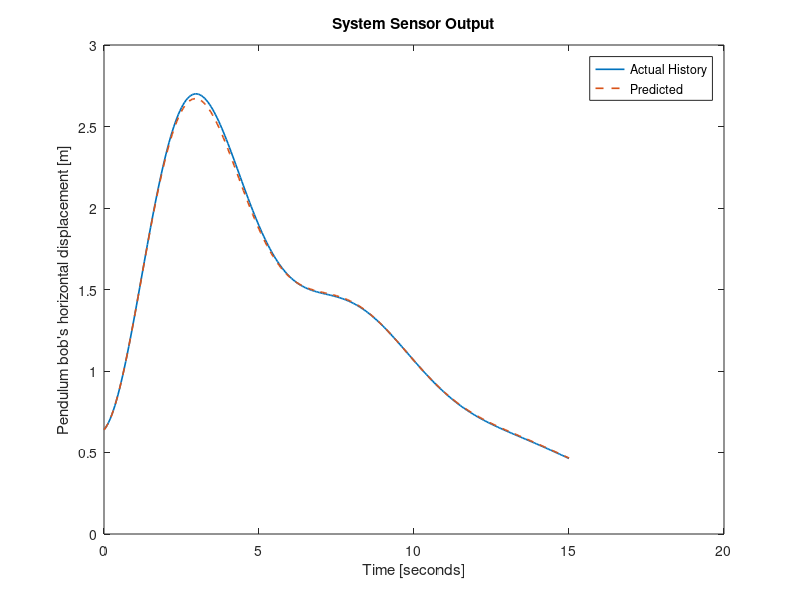

The MATLAB source for this figure:
clear; clc; close all;

% ASEN 5044
% Midterm 1, 10/10/2024
% Author - Jash Bhalavat

%% Problem 1

% Given constants
g = 9.81;
l = 1.85;
m = 2;
M = 4;

% Load data and assign variables
data = load("midterm1problem1data.mat");
Kc = data.Kc;
thist = data.thist;
yNLhist = data.yNLhist;

% Part c
delta_t = 0.05;

% CT LTI matrices as computed in part c
A_bar = [0 1 0 0; 0 0 m*g/M 0; 0 0 0 1; 0 0 (g/(l*M))*(M + m) 0];
B_bar = [0; 1/M; 0; 1/(l*M)];
C_bar = [1 0 -l 0];
D_bar = [0];

% Construct A_hat matrix
size_A = size(A_bar);
size_B = size(B_bar);
zeros_A_hat = zeros(size_B(2), size_A(1) + size_B(2));
A_hat = [A_bar, B_bar; zeros_A_hat];

% Compute matrix exponential of A_hat matrix
matrix_exponential_A_hat = expm(A_hat * delta_t);

% Get F, G, H, M matrices
F = matrix_exponential_A_hat(1:4, 1:4);
G = matrix_exponential_A_hat(1:4, end);
H = C_bar;
M = D_bar;

% Stability
eigenvalues_F = eig(A_bar);

% Observability
O = [H; H*F; H*F*F; H*F*F*F];
observ = rank(O);


% Part d
% Construct L and y matrices as computed in part d
L = [H*(F - G*Kc); H*(F - G*Kc)^2; H*(F - G*Kc)^3; H*(F - G*Kc)^4];
y = [yNLhist(2); yNLhist(3); yNLhist(4); yNLhist(5)];

% Compute x_hat_0
x_hat_0 = inv(L' * L) * L' * y;

% Using x_hat_0, get first u_0 and y_0
u_0 = -Kc * x_hat_0;
y_0 = H * x_hat_0;

% Assign first approximations to predicted vectors
x_predicted(:,1) = x_hat_0;
u_predicted(1) = u_0;
y_predicted(1) = y_0;

% Go through time history and calculate predicted vectors using CT model
for i = 2:length(thist)
    x_predicted(:,i) = F * x_predicted(:,i-1) + G * u_predicted(i-1);
    u_predicted(i) = -Kc * x_predicted(:,i);
    y_predicted(i) = H * x_predicted(:,i);
end

% Plot figure
figure()
plot(thist, yNLhist, 'LineWidth',1.2)
hold on
plot(thist, y_predicted, '--', 'LineWidth',1.2)
legend("Actual History", "Predicted")
title("System Sensor Output")
xlabel("Time [seconds]")
ylabel("Pendulum bob's horizontal displacement [m]")



